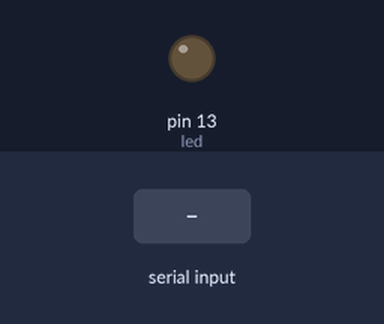
Bench run of a sketch on a simulated Arduino Uno, built with avr-gcc and run on an emulated ATmega328P. Shown: output pins drawn as LEDs (lit = HIGH). Inputs (shaded band) come from the test bench.

Above: at 1.2 s.
1.3 s: "a" received over Serial
At 2.5 s:
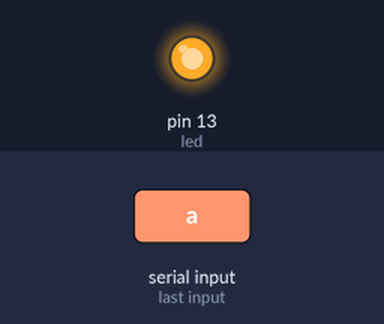
2.8 s: "b" received over Serial
At 3.8 s:
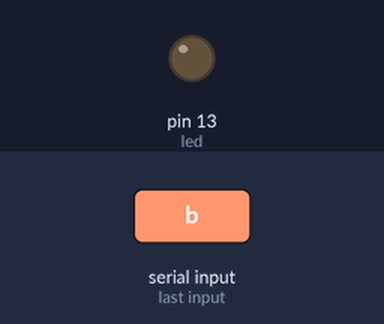
Timing chart, 0 to 5.8 s (numbered marks = the images above; inputs shaded):
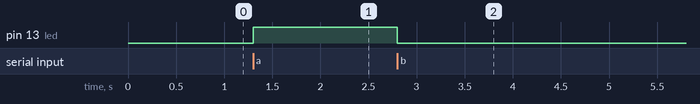

The sketch:

Recebe_dados_pc.ino
```cpp
//Recebe_dados_pc
int recebido = 0;
int led = 13;

void setup() {
  Serial.begin(9600);
  pinMode(led, OUTPUT);
}

void loop() {
  // se maior que 0 então existe dados para a leitura.
  if (Serial.available() > 0) {
    recebido = Serial.read();

    if (recebido == 'a') digitalWrite(led, HIGH);
    if (recebido == 'b') digitalWrite(led, LOW);
  }
}
```

Measured:
- after the input at 1.3 s, pin 13 (led): LOW → HIGH at once
- after the input at 2.8 s, pin 13 (led): HIGH → LOW at once
